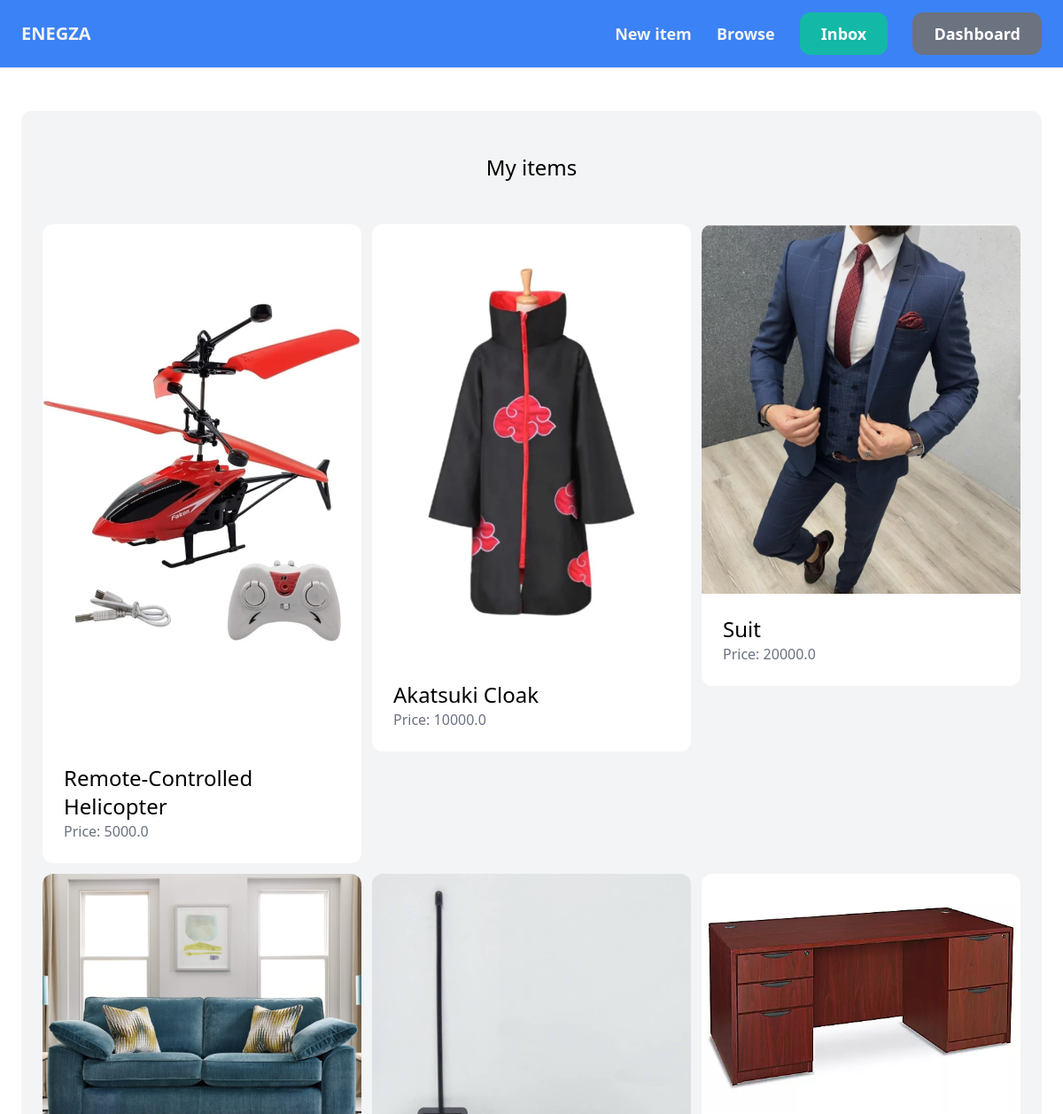
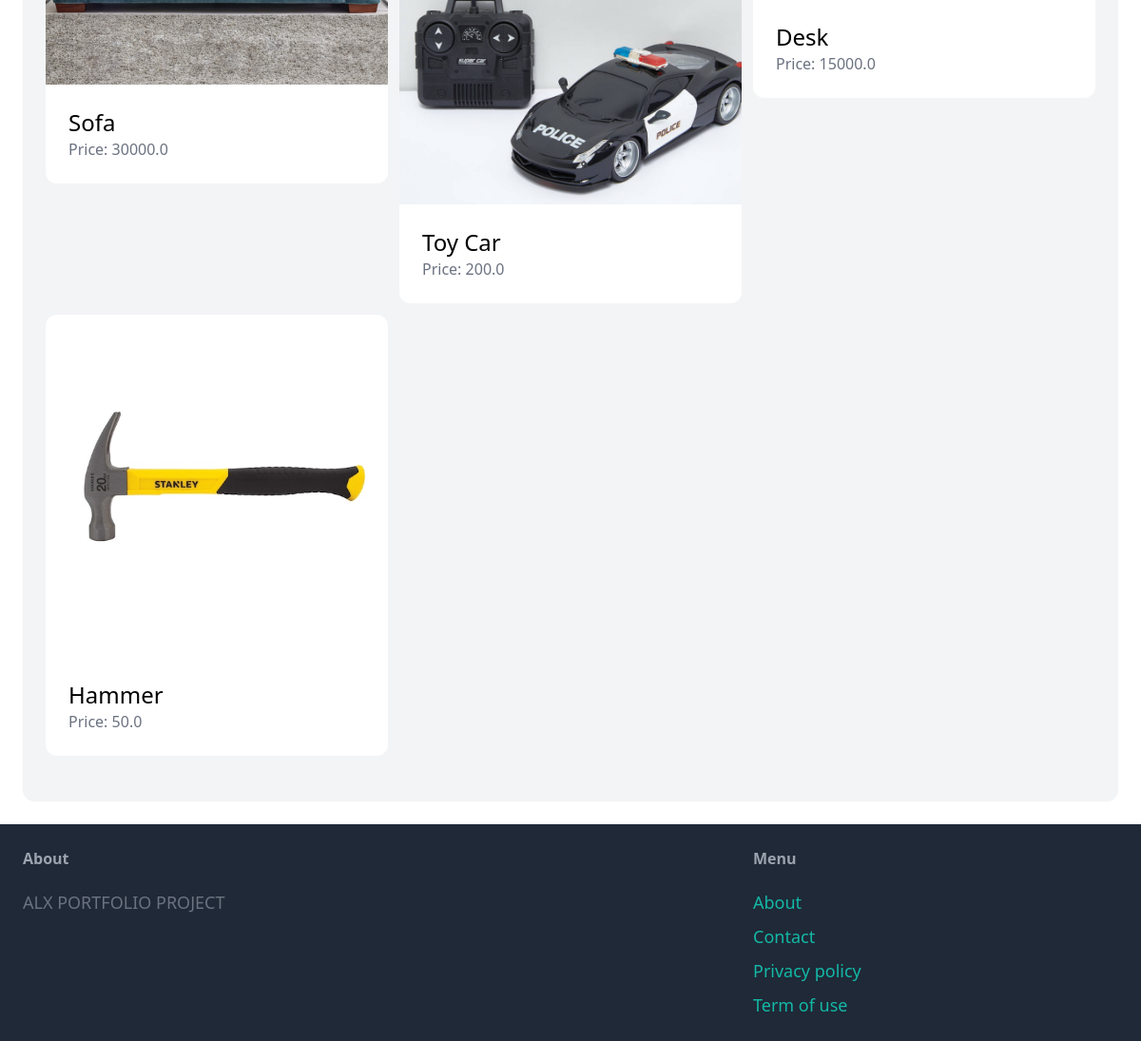
The page /dashboard/ (signed in) on the database its author committed (2 pictures, top to bottom).
### item/models.py (models this page shows, shortened)
class Item(models.Model):
    category = models.ForeignKey(Category, related_name='items', on_delete=models.CASCADE)
    name = models.CharField(max_length=255)
    description = models.TextField(blank=True, null=True)
    price = models.FloatField()
    image = models.ImageField(upload_to='item_images', blank=True, null=True)
    is_sold = models.BooleanField(default=False)
    created_by = models.ForeignKey(User, related_name='items', on_delete=models.CASCADE)
    created_at = models.DateTimeField(auto_now_add=True)

### dashboard/views.py (the view)
# urls.py: path('', views.index, name='index'),
@login_required
def index(request):
    items = Item.objects.filter(created_by=request.user)
    return render(request, 'dashboard/index.html', {
        'items': items,
    })

### dashboard/templates/dashboard/index.html (shortened to what this page needs)
{% extends 'core/base.html' %}
{% block content %}
    <div class="mt-6 px-6 py-12 bg-gray-100 rounded-xl">
        <h2 class="mb-12 text-2xl text-center">My items</h2>
        <div class="grid grid-cols-3 gap-3">
            {% for item in items %}
                <div>
                    <a href="{% url 'item:detail' item.id %}">
                        <div>
                            <img src="{{ item.image.url }}" class="rounded-t-xl">
                        </div>
                        <div class="p-6 bg-white rounded-b-xl">
                            <h2 class="text-2xl">{{ item.name }}</h2>
                            <p class="text-gray-500">Price: {{ item.price }}</p>
                        </div>
                    </a>
                </div>
            {% endfor %}
        </div>
    </div>
{% endblock %}

### rows shown on the page
Item: image (picture), name "Remote-Controlled Helicopter", price "5000.0"
Item: image (picture), name "Akatsuki Cloak", price "10000.0"
Item: image (picture), name "Suit", price "20000.0"
Item: image (picture), name "Sofa", price "30000.0"
Item: image (picture), name "Toy Car", price "200.0"
Item: image (picture), name "Desk", price "15000.0"
Item: image (picture), name "Hammer", price "50.0"
